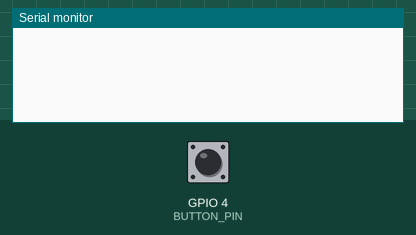
Bench run of a sketch on a simulated ESP32. Shown: the last lines printed to the serial monitor. Inputs (shaded band) come from the test bench; at power-on: GPIO 4 (BUTTON_PIN) HIGH. WiFi joins after 1.5 s; servers stay silent unless stated.

Above: at 4.3 s.
4.4 s: GPIO 4 (BUTTON_PIN) pulled LOW for 1.3 s
At 5.66 s:
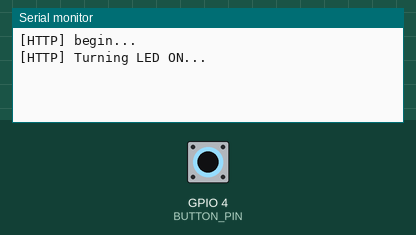
At 6.9 s:
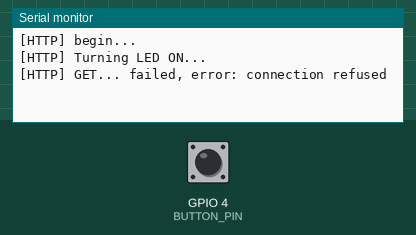

The sketch:

Webserver_Led_on_off_button_sender.ino
```cpp
#include <Arduino.h>
#include <WiFi.h>
#include <WiFiMulti.h>
#include <HTTPClient.h>

#define USE_SERIAL Serial

#define BUTTON_PIN 4

WiFiMulti wifiMulti;
bool ledState = LOW;
bool buttonState = LOW;
bool lastButtonState = LOW;
unsigned long lastDebounceTime = 0;
unsigned long debounceDelay = 50;

void setup() {
  USE_SERIAL.begin(115200);
  pinMode(BUTTON_PIN, INPUT_PULLUP);

  wifiMulti.addAP("RipForFire", "Welkom01!#");
}

void loop() {
  if (wifiMulti.run() == WL_CONNECTED) {
    // Read the state of the button with debouncing
    int reading = digitalRead(BUTTON_PIN);
    if (reading != lastButtonState) {
      lastDebounceTime = millis();
    }
    if ((millis() - lastDebounceTime) > debounceDelay) {
      if (reading != buttonState) {
        buttonState = reading;
        if (buttonState == LOW) {
          // Toggle the LED state and send an HTTP request
          ledState = !ledState;
          controlLED(ledState);
        }
      }
    }
    lastButtonState = reading;
  }
  delay(1000); // Adjust the delay as needed
}

void controlLED(bool newState) {
  HTTPClient http;
  USE_SERIAL.print("[HTTP] begin...\n");
  if (newState == HIGH) {
    http.begin("http://192.168.68.124/on"); // HTTP
    USE_SERIAL.print("[HTTP] Turning LED ON...\n");
  } else {
    http.begin("http://192.168.68.124/off"); // HTTP
    USE_SERIAL.print("[HTTP] Turning LED OFF...\n");
  }

  int httpCode = http.GET();
  if (httpCode == HTTP_CODE_OK) {
    String payload = http.getString();
    USE_SERIAL.println(payload);
    if (payload == "LED ON" && newState == HIGH) {
      USE_SERIAL.println("LED is ON");
    } else if (payload == "LED OFF" && newState == LOW) {
      USE_SERIAL.println("LED is OFF");
    } else {
      USE_SERIAL.println("Unknown response");
    }
  } else {
    USE_SERIAL.printf("[HTTP] GET... failed, error: %s\n", http.errorToString(httpCode).c_str());
  }
  http.end();
}
```

Measured:
- after the input at 4.4 s, the serial monitor: prints a new line after 1.1 s (image 1)
